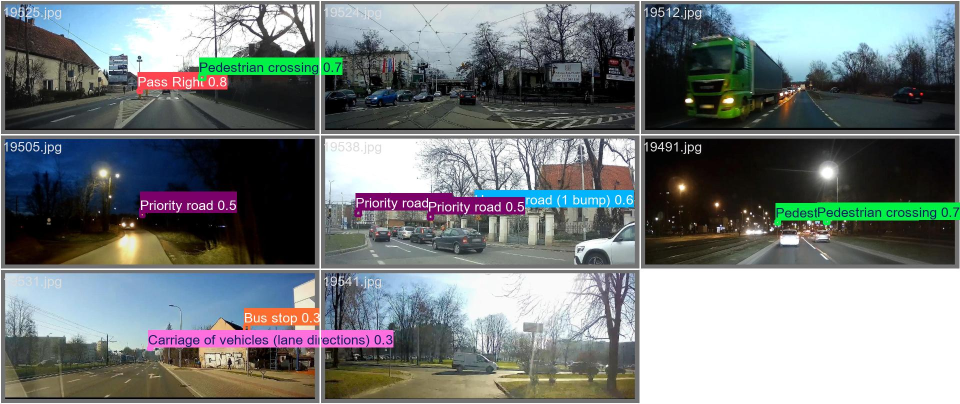
#> input picture experiments/runs/yolo/etsc_test/val_batch0_pred.jpg, 1920 x 807 px (shown at 1/2 size)
$ python -i transforms.py   (imports and definitions only)
#> lines starting #> are read from the running program, lines starting #| are printed output that depends on the picture
#> further down, picture is the input picture: shape (807, 1920, 3); mean B, G, R 126, 125.3, 119.3
"""Shared preprocessing. The SAME functions are used for training and inference,
and their parameters are saved with each checkpoint."""

from __future__ import annotations

import cv2
import numpy as np

DEFAULT_CROP_SIZE = 32


def preprocess_crop(img_bgr: np.ndarray, size: int = DEFAULT_CROP_SIZE) -> np.ndarray:
    """BGR uint8 crop -> RGB float32 in [0, 1] of shape (size, size, 3)."""
#> called with size = 32
    if img_bgr is None or img_bgr.size == 0:
        raise ValueError("Empty image passed to preprocess_crop")
    if img_bgr.ndim == 2:
        img_bgr = cv2.cvtColor(img_bgr, cv2.COLOR_GRAY2BGR)
    resized = cv2.resize(img_bgr, (size, size), interpolation=cv2.INTER_AREA)
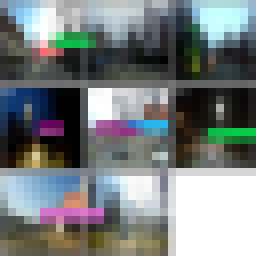
#> resized: shape (32, 32, 3) (shown 8 times larger); mean B, G, R 126, 125.4, 119.3
    return cv2.cvtColor(resized, cv2.COLOR_BGR2RGB).astype(np.float32) / 255.0
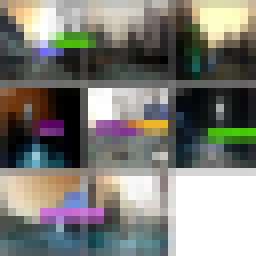
#> returned value: shape (32, 32, 3) float32 (shown 8 times larger); mean of channels 0, 1, 2 0.468, 0.492, 0.494; drawn as B, G, R


def to_gray(x: np.ndarray) -> np.ndarray:
    """(…, H, W, 3) RGB float -> (…, H, W) luminance."""
    return x[..., 0] * 0.299 + x[..., 1] * 0.587 + x[..., 2] * 0.114


def augment_crop(x: np.ndarray, rng: np.random.Generator) -> np.ndarray:
    """Mild, label-preserving training augmentation (no horizontal flips: they can
    change sign meaning). Brightness/contrast jitter, small shift, Gaussian noise."""
    out = x.copy()
    out = out * rng.uniform(0.7, 1.3) + rng.uniform(-0.1, 0.1)
    dx, dy = rng.integers(-2, 3, size=2)
    out = np.roll(out, (int(dy), int(dx)), axis=(0, 1))
    out = out + rng.normal(0, 0.02, size=out.shape)
    return np.clip(out, 0.0, 1.0).astype(np.float32)

>>> import cv2
>>> picture = cv2.imread('../../../experiments/runs/yolo/etsc_test/val_batch0_pred.jpg')
>>> result = preprocess_crop(picture)

$ run again, on experiments/runs/yolo/etsc_test/val_batch1_pred.jpg
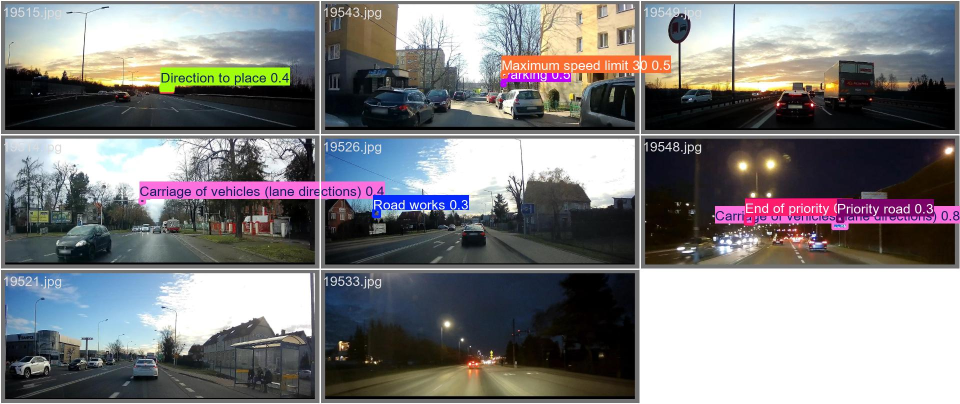
#> input picture experiments/runs/yolo/etsc_test/val_batch1_pred.jpg, 1920 x 807 px (shown at 1/2 size)
#> picture is the input picture: shape (807, 1920, 3); mean B, G, R 127.8, 126.4, 127.2
#> in preprocess_crop, `resized = cv2.resize(img_bgr, (size, size), interpolation=cv2.INTER_AR..`:
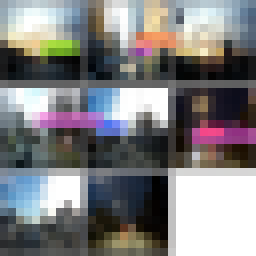
#> resized: shape (32, 32, 3) (shown 8 times larger); mean B, G, R 127.8, 126.4, 127.2
#> in preprocess_crop, `return cv2.cvtColor(resized, cv2.COLOR_BGR2RGB).astype(np.float32) / 2..`:
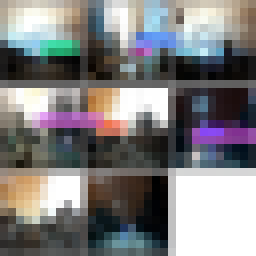
#> returned value: shape (32, 32, 3) float32 (shown 8 times larger); mean of channels 0, 1, 2 0.499, 0.496, 0.501; drawn as B, G, R

$ run again, on experiments/runs/yolo/etsc_test/val_batch2_pred.jpg
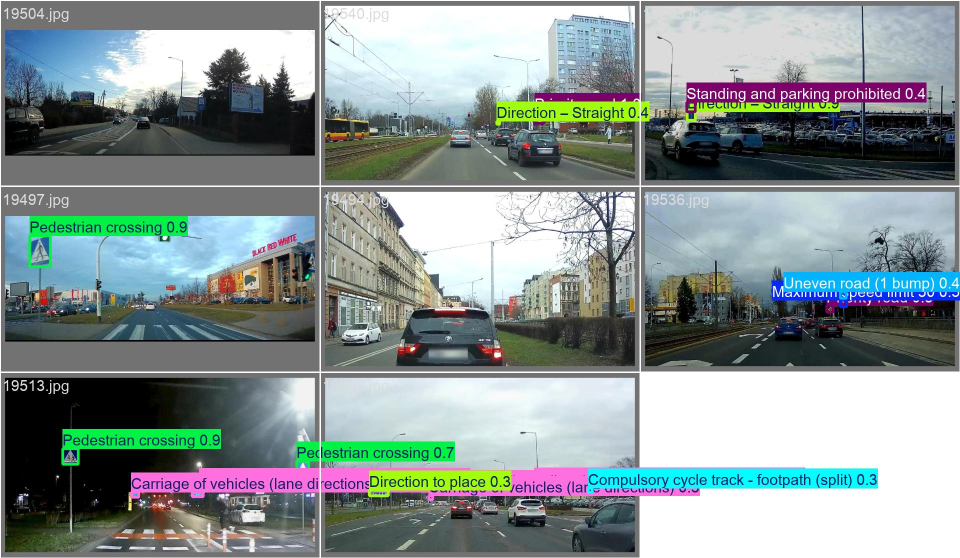
#> input picture experiments/runs/yolo/etsc_test/val_batch2_pred.jpg, 1920 x 1116 px (shown at 1/2 size)
#> picture is the input picture: shape (1116, 1920, 3); mean B, G, R 148, 148.5, 136.6
#> in preprocess_crop, `resized = cv2.resize(img_bgr, (size, size), interpolation=cv2.INTER_AR..`:
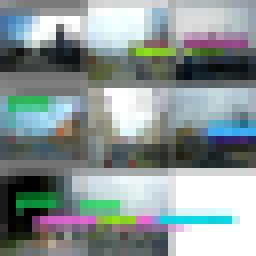
#> resized: shape (32, 32, 3) (shown 8 times larger); mean B, G, R 148, 148.5, 136.6
#> in preprocess_crop, `return cv2.cvtColor(resized, cv2.COLOR_BGR2RGB).astype(np.float32) / 2..`:
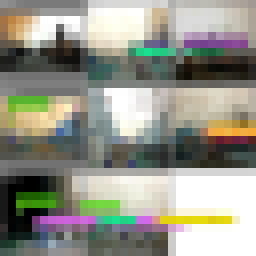
#> returned value: shape (32, 32, 3) float32 (shown 8 times larger); mean of channels 0, 1, 2 0.536, 0.582, 0.58; drawn as B, G, R
